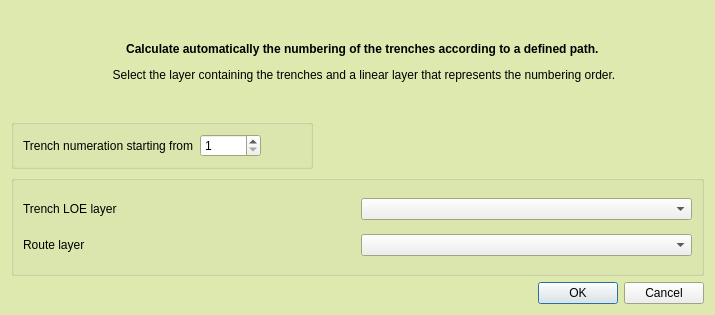
<?xml version="1.0" encoding="UTF-8"?>
<ui version="4.0">
 <class>TrenchCreatorDialogBase</class>
 <widget class="QDialog" name="TrenchCreatorDialogBase">
  <property name="windowModality">
   <enum>Qt::ApplicationModal</enum>
  </property>
  <property name="geometry">
   <rect>
    <x>0</x>
    <y>0</y>
    <width>715</width>
    <height>315</height>
   </rect>
  </property>
  <property name="palette">
   <palette>
    <active>
     <colorrole role="Base">
      <brush brushstyle="SolidPattern">
       <color alpha="255">
        <red>255</red>
        <green>255</green>
        <blue>255</blue>
       </color>
      </brush>
     </colorrole>
     <colorrole role="Window">
      <brush brushstyle="SolidPattern">
       <color alpha="255">
        <red>221</red>
        <green>233</green>
        <blue>175</blue>
       </color>
      </brush>
     </colorrole>
    </active>
    <inactive>
     <colorrole role="Base">
      <brush brushstyle="SolidPattern">
       <color alpha="255">
        <red>255</red>
        <green>255</green>
        <blue>255</blue>
       </color>
      </brush>
     </colorrole>
     <colorrole role="Window">
      <brush brushstyle="SolidPattern">
       <color alpha="255">
        <red>221</red>
        <green>233</green>
        <blue>175</blue>
       </color>
      </brush>
     </colorrole>
    </inactive>
    <disabled>
     <colorrole role="Base">
      <brush brushstyle="SolidPattern">
       <color alpha="255">
        <red>221</red>
        <green>233</green>
        <blue>175</blue>
       </color>
      </brush>
     </colorrole>
     <colorrole role="Window">
      <brush brushstyle="SolidPattern">
       <color alpha="255">
        <red>221</red>
        <green>233</green>
        <blue>175</blue>
       </color>
      </brush>
     </colorrole>
    </disabled>
   </palette>
  </property>
  <property name="windowTitle">
   <string>Evaluation Trench Generator</string>
  </property>
  <layout class="QGridLayout" name="gridLayout_2">
   <item row="3" column="0" colspan="2">
    <widget class="QGroupBox" name="groupBox">
     <property name="title">
      <string/>
     </property>
     <layout class="QGridLayout" name="gridLayout">
      <item row="0" column="1">
       <widget class="QLabel" name="label_2">
        <property name="frameShape">
         <enum>QFrame::NoFrame</enum>
        </property>
        <property name="text">
         <string>Trench LOE layer</string>
        </property>
       </widget>
      </item>
      <item row="0" column="2">
       <widget class="QComboBox" name="trenchLOE_layer_comboBox">
        <property name="focusPolicy">
         <enum>Qt::WheelFocus</enum>
        </property>
       </widget>
      </item>
      <item row="1" column="2">
       <widget class="QComboBox" name="routelayer_comboBox">
        <property name="focusPolicy">
         <enum>Qt::WheelFocus</enum>
        </property>
       </widget>
      </item>
      <item row="1" column="1">
       <widget class="QLabel" name="label">
        <property name="frameShape">
         <enum>QFrame::NoFrame</enum>
        </property>
        <property name="text">
         <string>Route layer</string>
        </property>
       </widget>
      </item>
     </layout>
    </widget>
   </item>
   <item row="0" column="1">
    <widget class="QLabel" name="label_6">
     <property name="palette">
      <palette>
       <active>
        <colorrole role="Button">
         <brush brushstyle="SolidPattern">
          <color alpha="255">
           <red>85</red>
           <green>170</green>
           <blue>255</blue>
          </color>
         </brush>
        </colorrole>
       </active>
       <inactive>
        <colorrole role="Button">
         <brush brushstyle="SolidPattern">
          <color alpha="255">
           <red>85</red>
           <green>170</green>
           <blue>255</blue>
          </color>
         </brush>
        </colorrole>
       </inactive>
       <disabled>
        <colorrole role="Button">
         <brush brushstyle="SolidPattern">
          <color alpha="255">
           <red>85</red>
           <green>170</green>
           <blue>255</blue>
          </color>
         </brush>
        </colorrole>
       </disabled>
      </palette>
     </property>
     <property name="text">
      <string>&lt;html&gt;&lt;head/&gt;&lt;body&gt;&lt;p align=&quot;center&quot;&gt;&lt;span style=&quot; font-weight:600;&quot;&gt;Calculate automatically the numbering of the trenches according to a defined path. &lt;/span&gt;&lt;/p&gt;&lt;p align=&quot;center&quot;&gt;Select the layer containing the trenches and a linear layer that represents the numbering order.&lt;/p&gt;&lt;/body&gt;&lt;/html&gt;</string>
     </property>
     <property name="wordWrap">
      <bool>true</bool>
     </property>
    </widget>
   </item>
   <item row="2" column="0" colspan="2">
    <widget class="QGroupBox" name="groupBox_2">
     <property name="palette">
      <palette>
       <active>
        <colorrole role="Base">
         <brush brushstyle="SolidPattern">
          <color alpha="255">
           <red>255</red>
           <green>255</green>
           <blue>255</blue>
          </color>
         </brush>
        </colorrole>
        <colorrole role="Window">
         <brush brushstyle="SolidPattern">
          <color alpha="255">
           <red>221</red>
           <green>233</green>
           <blue>175</blue>
          </color>
         </brush>
        </colorrole>
       </active>
       <inactive>
        <colorrole role="Base">
         <brush brushstyle="SolidPattern">
          <color alpha="255">
           <red>255</red>
           <green>255</green>
           <blue>255</blue>
          </color>
         </brush>
        </colorrole>
        <colorrole role="Window">
         <brush brushstyle="SolidPattern">
          <color alpha="255">
           <red>221</red>
           <green>233</green>
           <blue>175</blue>
          </color>
         </brush>
        </colorrole>
       </inactive>
       <disabled>
        <colorrole role="Base">
         <brush brushstyle="SolidPattern">
          <color alpha="255">
           <red>221</red>
           <green>233</green>
           <blue>175</blue>
          </color>
         </brush>
        </colorrole>
        <colorrole role="Window">
         <brush brushstyle="SolidPattern">
          <color alpha="255">
           <red>221</red>
           <green>233</green>
           <blue>175</blue>
          </color>
         </brush>
        </colorrole>
       </disabled>
      </palette>
     </property>
     <property name="title">
      <string/>
     </property>
     <layout class="QHBoxLayout" name="horizontalLayout">
      <property name="sizeConstraint">
       <enum>QLayout::SetFixedSize</enum>
      </property>
      <item alignment="Qt::AlignLeft">
       <widget class="QLabel" name="label_4">
        <property name="text">
         <string>Trench numeration starting from</string>
        </property>
       </widget>
      </item>
      <item>
       <widget class="QSpinBox" name="tr_first_num_spinBox">
        <property name="sizePolicy">
         <sizepolicy hsizetype="Fixed" vsizetype="Fixed">
          <horstretch>0</horstretch>
          <verstretch>0</verstretch>
         </sizepolicy>
        </property>
        <property name="minimum">
         <number>1</number>
        </property>
        <property name="maximum">
         <number>50000</number>
        </property>
       </widget>
      </item>
      <item>
       <spacer name="horizontalSpacer_3">
        <property name="orientation">
         <enum>Qt::Horizontal</enum>
        </property>
        <property name="sizeHint" stdset="0">
         <size>
          <width>40</width>
          <height>20</height>
         </size>
        </property>
       </spacer>
      </item>
     </layout>
    </widget>
   </item>
   <item row="9" column="1">
    <widget class="QDialogButtonBox" name="button_box">
     <property name="orientation">
      <enum>Qt::Horizontal</enum>
     </property>
     <property name="standardButtons">
      <set>QDialogButtonBox::Cancel|QDialogButtonBox::Ok</set>
     </property>
    </widget>
   </item>
   <item row="0" column="0">
    <widget class="QLabel" name="label_3">
     <property name="maximumSize">
      <size>
       <width>150</width>
       <height>150</height>
      </size>
     </property>
     <property name="text">
      <string/>
     </property>
     <property name="pixmap">
      <pixmap>icons/trench_numbers.png</pixmap>
     </property>
     <property name="scaledContents">
      <bool>true</bool>
     </property>
    </widget>
   </item>
  </layout>
 </widget>
 <resources/>
 <connections>
  <connection>
   <sender>button_box</sender>
   <signal>accepted()</signal>
   <receiver>TrenchCreatorDialogBase</receiver>
   <slot>accept()</slot>
   <hints>
    <hint type="sourcelabel">
     <x>20</x>
     <y>20</y>
    </hint>
    <hint type="destinationlabel">
     <x>20</x>
     <y>20</y>
    </hint>
   </hints>
  </connection>
  <connection>
   <sender>button_box</sender>
   <signal>rejected()</signal>
   <receiver>TrenchCreatorDialogBase</receiver>
   <slot>reject()</slot>
   <hints>
    <hint type="sourcelabel">
     <x>20</x>
     <y>20</y>
    </hint>
    <hint type="destinationlabel">
     <x>20</x>
     <y>20</y>
    </hint>
   </hints>
  </connection>
 </connections>
</ui>
